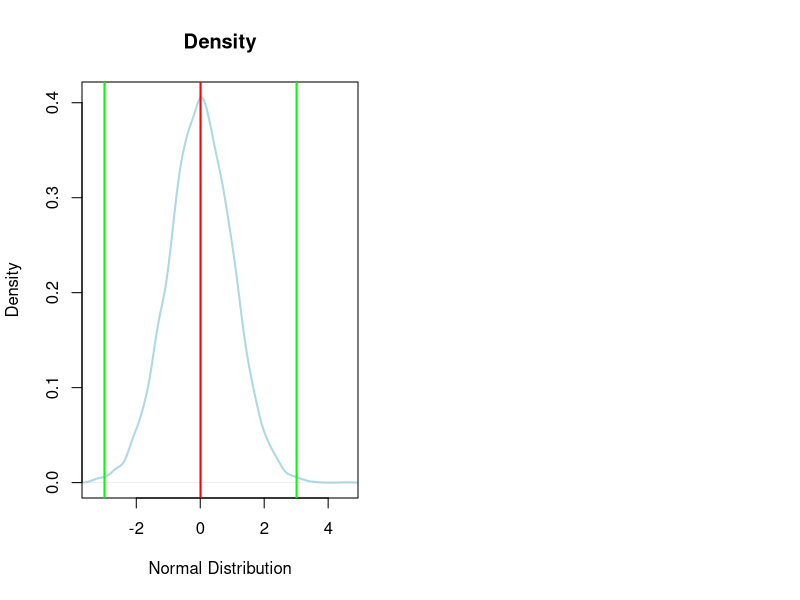
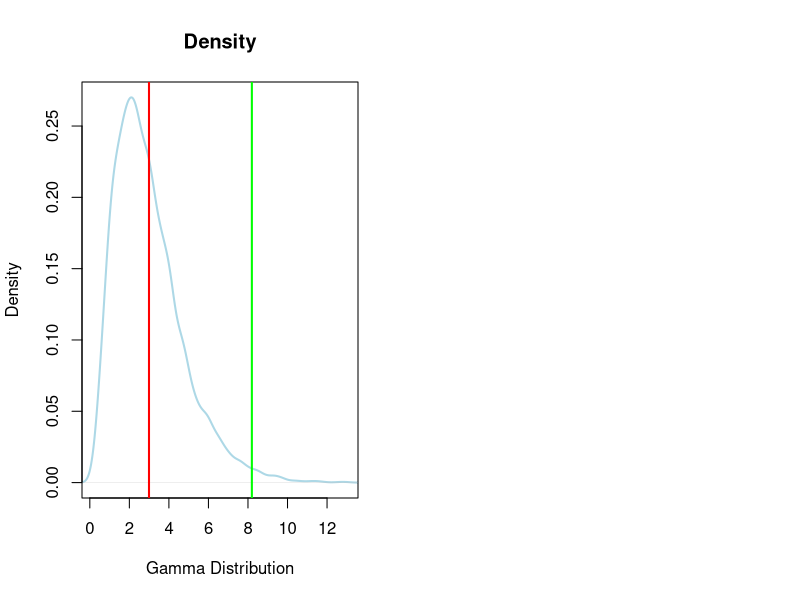
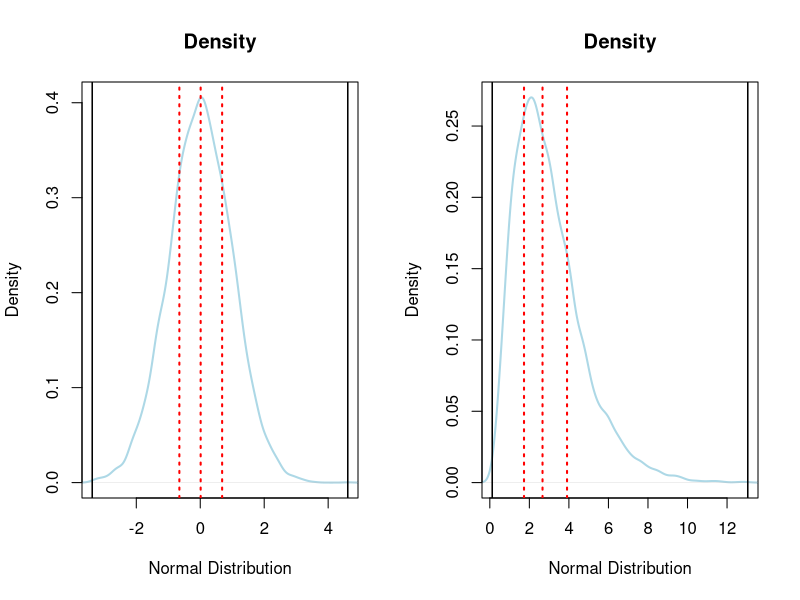
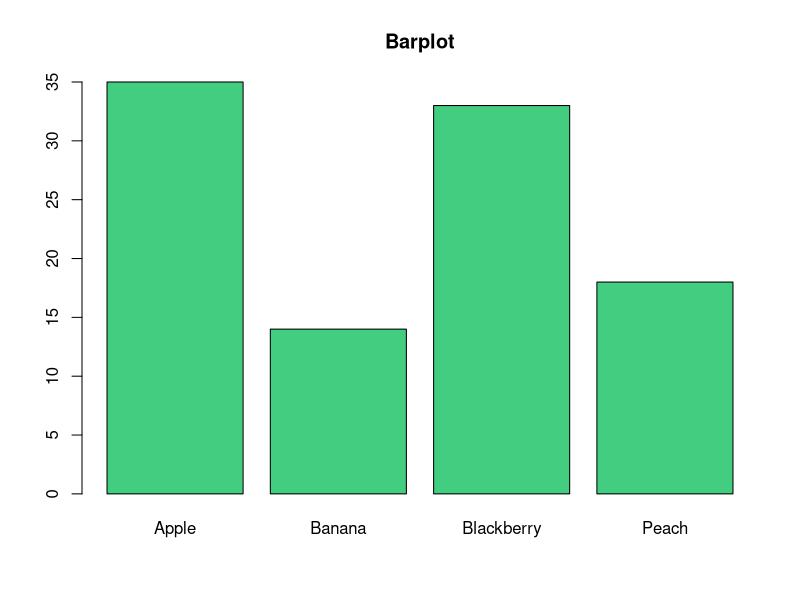
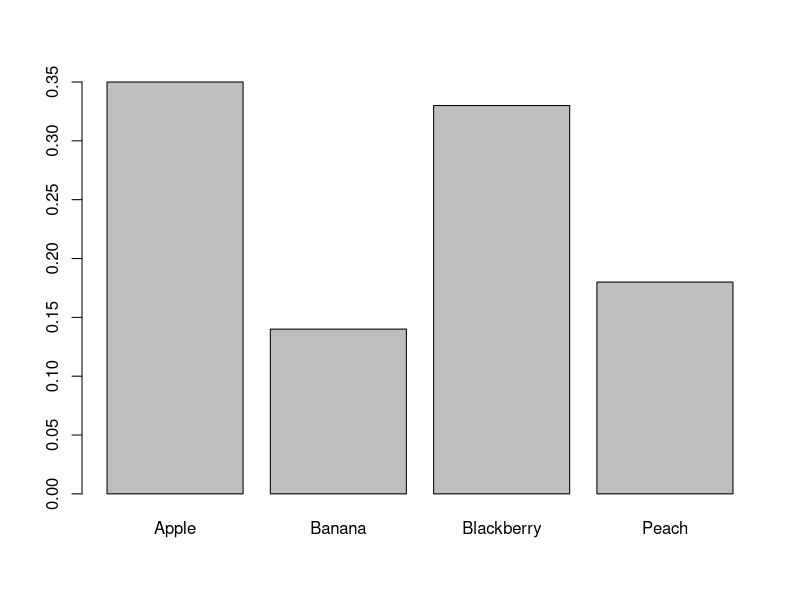
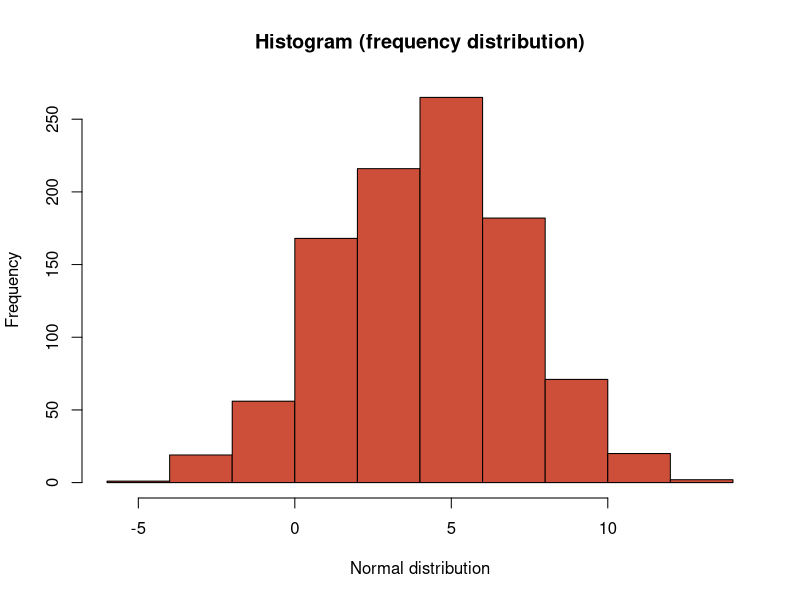
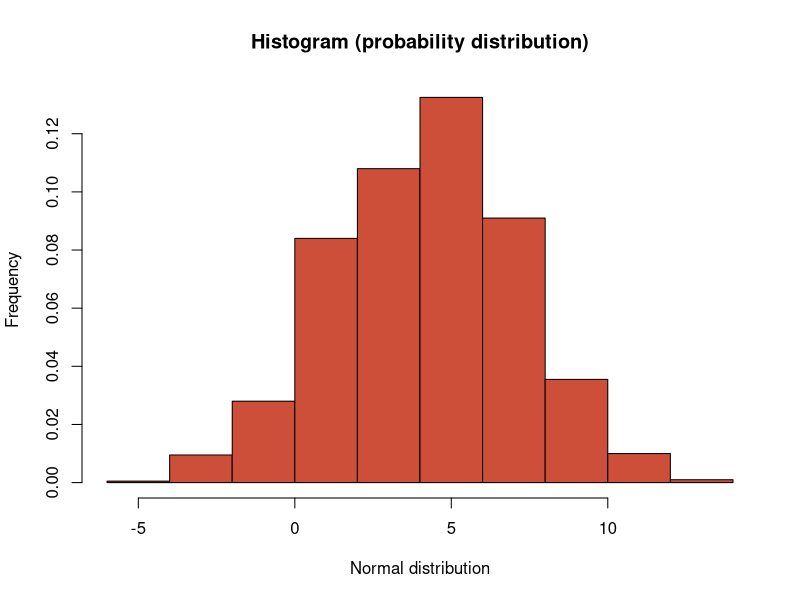
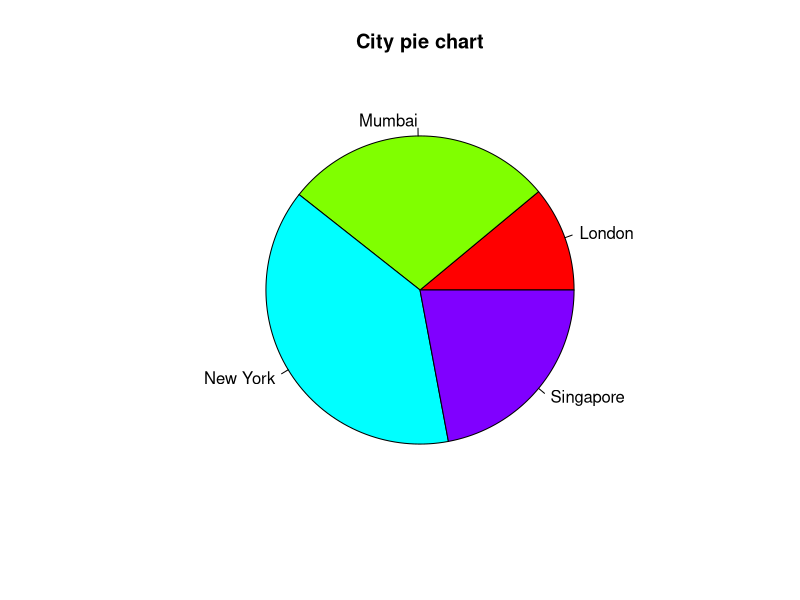

The R source for these figures, in order:
# Вариация
team1 <- c(72, 73, 76, 76, 78)
team2 <- c(67, 72, 76, 76, 84)
basketball_teams <- data.frame(team1, team2)

# 3. Оценка на вариацията на разпределение

# Преди да започнем с изследването на разсейването, първо ще видим какво е очакването
# Взимаме средните на стойностите по колони
colMeans(basketball_teams)
apply(basketball_teams, 2, mean)    #   Еквивалентно на горния ред


#       Като цяло се избягват заключенията само на база средните стойности или други оценки за
#   локацията на разпределенията (ще наблегнем на това при оценките на хипотезите).
#
#       И при двета отбора средните стойности са равни - 75.
#   Това не означава, че двата отбора са близки относно разпределението на височината им.
#   В частност, височината при играчите на втория отбор варира много повече от тази на първия.


#  3.1. Обхват (Range): максималната стойност - минималната стойност
rangeFunction <- function(x) {
  max(x) - min(x)
}

# Както можем да видим от резултатите, при първия отбор имаме разлика от 6 инча, докато при втория - 17
rangeFunction(basketball_teams$team1)
rangeFunction(basketball_teams$team2)

# 3.2. Вариация (дисперсия) и стандартно отклонение
#	За разлика от обхвата, стандартното отклонение взема под внимамнеи всички наблюдения.

#	Стандартното отклонение е оценка на вариацията,
# която показва колко далече са наблюденията от очакването (от средното).

# Стандартното отклонение е предпочитана оценка за вариацията,
# когато среднoто се използва за оценка на локацията (центъра) на разпределението.

#	Вариацията (дисперсията) се изчислява по формулата по-долу:
variationFunction <- function(x) {
  x_mean <- mean(x)
  x_minux_xMean <- x - x_mean
  x_minus_xMean_2 <- x_minux_xMean^2

  sum(x_minus_xMean_2) / (length(x) - 1)
}

variationFunction(basketball_teams$team1)
var(basketball_teams$team1)
var(basketball_teams$team2)

#   При тестването на хипотези и при определянето на доверителните интервали се използва
#   стандардартното отклонение. Стандартното отклонение е производно на вариацяита и представлява
#   корен квадратен от дисперсията.

sqrt(variationFunction(basketball_teams$team1))
sd(basketball_teams$team1)
sd(basketball_teams$team2)

#       Правилото на Чебишев, което е валидно за всички множества, ни казва, че 89% от наблюденията
#   лежат в интервала (X_mean - 3*X_std; X_mean + 3*X_std), където X_mean - средната стойност и
#   X_std - стандартното отклонение.

#       При камбановидна форма на разпределението, този процент достига до 99.7


N <- 10^4
set.seed(94171)
dist1 <- rnorm(N)
dist2 <- rgamma(N, 3)

# Dist 1
par(mfrow = c(1, 2))
plot(
  density(dist1),
  lwd = 2,
  main = "Density",
  xlab = "Normal Distribution",
  ylab = "Density",
  col = "lightblue",
  xlim = range(dist1)
)

meanDist1 <- mean(dist1)
sigmaDist1 <- sd(dist1)

abline(
  v = c(meanDist1 - 3*sigmaDist1, meanDist1, meanDist1 + 3*sigmaDist1),
  col = c("green", "red", "green"),
  lwd = 2
)

# Dist 2
par(mfrow = c(1, 2))
plot(
  density(dist2),
  lwd = 2,
  main = "Density",
  xlab = "Gamma Distribution",
  ylab = "Density",
  col = "lightblue",
  xlim = range(dist2)
)

meanDist2 <- mean(dist2)
sigmaDist2 <- sd(dist2)

abline(
  v = c(meanDist2 - 3*sigmaDist2, meanDist2, meanDist2 + 3*sigmaDist2),
  col = c("green", "red", "green"),
  lwd = 2
)

par(mfrow = c(1, 1))

round(sum(dist2 >= meanDist2 - 3*sigmaDist2 & sigmaDist2 <= meanDist2 + 3*sigmaDist2)*100/N, 2)

# -----------
#   3.3. The five number summary
# тази статтистика най-често показва минималната стойност, 1-ви квартил, медиана (2-ри квартил),
# 3-ти квартил и максималната стойност.

summary(dist1)
fivenum(dist1)

par(mfrow = c(1, 2))

plot(
  density(dist1),
  lwd = 2,
  main = "Density",
  xlab = "Normal Distribution",
  ylab = "Density",
  col = "lightblue",
  xlim = range(dist1)
)

abline(
  v = fivenum(dist1),
  col = c("black", "red", "red", "red", "black"),
  lwd = c(1.5, rep(2, 3), 1.5),
  lty = c(1, rep(3, 3), 1)
)
summary(dist1)

# Dist2
plot(
  density(dist2),
  lwd = 2,
  main = "Density",
  xlab = "Normal Distribution",
  ylab = "Density",
  col = "lightblue",
  xlim = range(dist2)
)

abline(
  v = fivenum(dist2),
  lwd = c(1.5, rep(2, 3), 1.5),
  col = c("black", "red", "red", "red", "black"),
  lty = c(1, rep(3, 3), 1)
)

rep(2, 100) # repeat

par(mfrow = c(1, 1))

range(dist1) # Min and Max

#   3.4. Interquartile Range и MAD Median absolute deviation - Wikipedia
#   Тези два вида оценки на дисперсията е препоръчително да се използват, когато за оценка на центъра
#   на разпределението се използва медианата. И двете оценки се водят "стабилни" към екстремалните стойности

#   Nielsen Company е публикувала информация колко часа седмично американците прекарват пред телевизора.
#   Това е извадка от 20 човека
tv_viewing_times <- c(25, 41, 27, 32, 43, 66, 35, 31, 15, 5, 34, 26, 32, 38, 16, 30, 38, 30, 20, 21)

#   За да покажем как екстремалните стойности влияят върху част от оценките ще добавим голяма стойност,
#   например 240 часа
tv_viewing_times_new <- c(tv_viewing_times, 240)

#   Интерквартилния обхват се изчислява като разлика между 3-ти квартил и 1-ви квартил
summary(tv_viewing_times)
summary(tv_viewing_times)[c(2, 5)]
diff(
  summary(tv_viewing_times)[c(2, 5)]
)

#   Базовата функция в R се казва IQR()
IQR(tv_viewing_times)

IQR(tv_viewing_times)
IQR(tv_viewing_times_new)
#   Както се вижда няма кой знае колко голяма промяна след добаяването на екстремалната стойност

# Разликата при стандартното отклонение скача в пъти
sd(tv_viewing_times)
sd(tv_viewing_times_new)

#   Ето защо при наличието на екстремуми е по-разумно да използваме медианата за оценка на центъра и
#   IQR или mad за оценка на дисперсията

#   MAD
#   Оценката MAD представлява медианата на вектора с абсолютните стойности от разлики от стойността и
#   медианата на самия вектор. Резултатът е умножен по 1.4826
#   Формулата е записана по-долу
X_median <- median(tv_viewing_times_new)
X_median
table(tv_viewing_times_new) # 240 is extremum!

X_median
tv_viewing_times_new
tv_viewing_times_new - X_median

# abs - модул от числата
X_diff <- abs(tv_viewing_times_new - X_median)
X_diff
median(X_diff) * 1.4826 # This is MAD

mad(tv_viewing_times_new)

#   - Добре, при оценката на вариацията имаме значима промяна. Как ли стоят нещата с оценките за центъра?
#   - Екстремумите оказват влияние и при оценката за центъра. Ето защо, при наличие на такива стойности,
#   предпочитаме да използваме медианата, вместо средната стойност.

mean(tv_viewing_times)
mean(tv_viewing_times_new)

median(tv_viewing_times)
median(tv_viewing_times_new)

# Имаме и други опции при наличието на екстремални стойности - bootstrap метод и trimmed mean.

# Какво прави trim опцията? Тя премахва по част от най-големите и най-малките стойности.
# В нашия случай, ние сме посочили, че искаме да махмен 5% от най-големите и най-малките стойности.
# Тоест ще вземем 5/2 = 2.5% от най-малките стойности и 2.5 от най-големите.
mean(tv_viewing_times, trim = 0.05)
mean(tv_viewing_times_new, trim = 0.05)
#   Както виждаме стойностите са близки


#   4. Графично представяне на разпределение
#   4.1. Barplot
#   Използваме barplot, когато искаме да представим честотното разпределение на категорийни променливи
set.seed(4012)

fruits <- sample(
  x = c("Apple", "Banana", "Blackberry", "Peach"),
  size = 100,
  replace = T,
  prob = c(0.4, 0.1, 0.3, 0.2)
)

tt <- table(fruits)
tt

barplot(
  height = tt,
  col = "seagreen3",
  main = "Barplot"
)

#   height - приема вектор или матрица с числови стойности като вход. Стойностите могат да бъдат и отрицателни
#   main - заглавие на графиката
#   col - цвят на стълбовете
#   Тези параметри са основни и ги има и при другите графики

barplot(prop.table(tt))
?prop.table(tt)

#   4.2. Хистограма
#   Използваме хистограма, когато искаме да представим разпределението на непрекъснати променливи
set.seed(7821)
r1 <- rnorm(n = 10^3, mean = 4, sd = 3) # Нормално разпрделение на непрекъснати променливи

hist(
  r1,
  main = "Histogram (frequency distribution)",
  xlab = "Normal distribution",
  ylab = "Frequency",
  col = "tomato3"
)

hist(
  r1,
  main = "Histogram (probability distribution)",
  xlab = "Normal distribution",
  ylab = "Frequency",
  col = "tomato3",
  prob = T
)

colors() # show all available colors

#   4.3.    Piechart
#   Използваме piechart-, когато боравим с категорийни променливи и искаме да
#   изобразим процентното им разпределение
cities <- c(rep("London", 14), rep("New York", 49), rep("Singapore", 28), rep("Mumbai", 36))
cities.table <- table(cities)
cities.table

pie(
  cities.table,
  main = "City pie chart",
  col = rainbow(length(cities.table))
)

?rainbow(100)

#   Броя на цветовете е хубаво да бъде равен на броя на категориите. В противен случай два сигмента
#   ще бъдат оцветени в един и същи цвят.
pie_percent <- round(100 * cities.table / sum(cities.table), 1)

colors = rainbow(length(cities.table))
pie(
  cities.table,
  labels = paste(names(pie_percent), '-', pie_percent), # !!
  main = "City pie chart",
  col = colors
)

legend(
  x = "topright",
  legend = c("London", "New York", "Singapore", "Mumbai"),
  cex = 0.8,
  fill = colors
)
?legend
#   x - разположение на графиката - може да слагате както координати, така и да описвате позицията
#   legend - имената на категориите
#   cex - големината на текста
#   fill - цвета, на който отговаря текста в легендата

#   4.4.    Boxplot
#   При едномерния анализ, boxplot-а се използва, за да откриване на потенциални outlier-и.
tv_viewing_times <- c(25, 41, 27, 32, 43, 66, 35, 31, 15, 5, 34, 26, 32, 38, 16, 30, 38, 30, 20, 21)
tv_viewing_times_new <- c(tv_viewing_times, 240)

par(mfrow = c(1, 2))
boxplot(
  tv_viewing_times,
  col = "powderblue",
  main = "Boxplot",
  xlab = "TV viewing"
)

boxplot(
  tv_viewing_times_new,
  horizontal = T,
  col = "palevioletred",
  main = "Boxplot",
  xlab = "TV viewing + outlier"
)
par(mfrow = c(1, 1))

# 4.5. Q-Q plot
# Проверяваме дали стойностите на наблюдаваната променлива се доближават до теоретичните
# стойности на някое разпределение.
emp <- c(19.14, 6.29, 17.02, 6.13, 1.63, 18.78, 9.43, 11.21, 2.89, 9.52, 9.49, 4.83, 13.26, -0.96,
         5.12, 1.39, 6.76, 2.1, 4.32, 1.38, 10.7, 9.01, 4.73, 11.59, 7.22, 1.53, 8.36, 10.91, 6.49,
         3.69, 2.06, 15.92, 16.76, 18.13, 10.22, 19.25, 9.65, 17.75, 2.52, 1.24, 18.51, 11.52, 14.67,
         12.65, 11.22, 27.78, 1.76, 9.64, 11.42, 12.29)

d1 <- rnorm(n = 10^2, mean(emp), sd = sd(emp))
d2 <- rcauchy(n = 10^2, location = mean(emp), scale = sd(emp))
?rcauchy

par(mfrow = c(1, 2))

qqplot(emp, d1, ylab = "theoretical distribution", main = "Check for normal distr")
abline(a = 0, b = 1)

qqplot(emp, d2, ylab = "theoretical distribution", main = "Check for cauchy distr")
abline(a = 0, b = 1)

par(mfrow = c(1, 1))

# abline() - чертае права линия
# a - изместване по Х, b - ъгъл на правата, v - вертикална линия, h - хоризонтална линия
